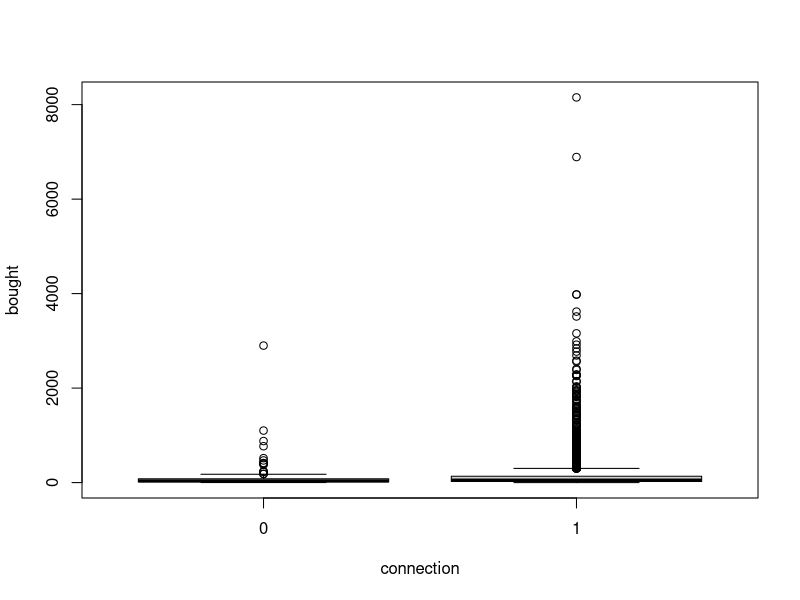
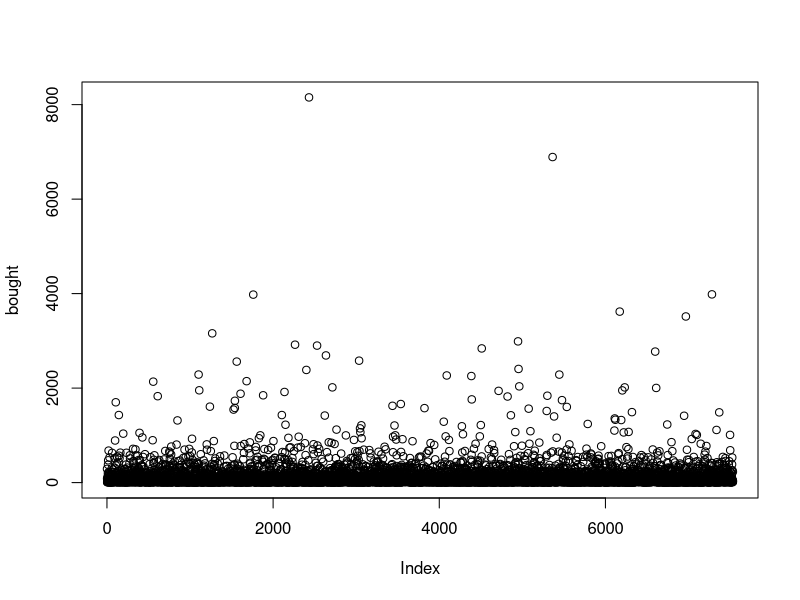
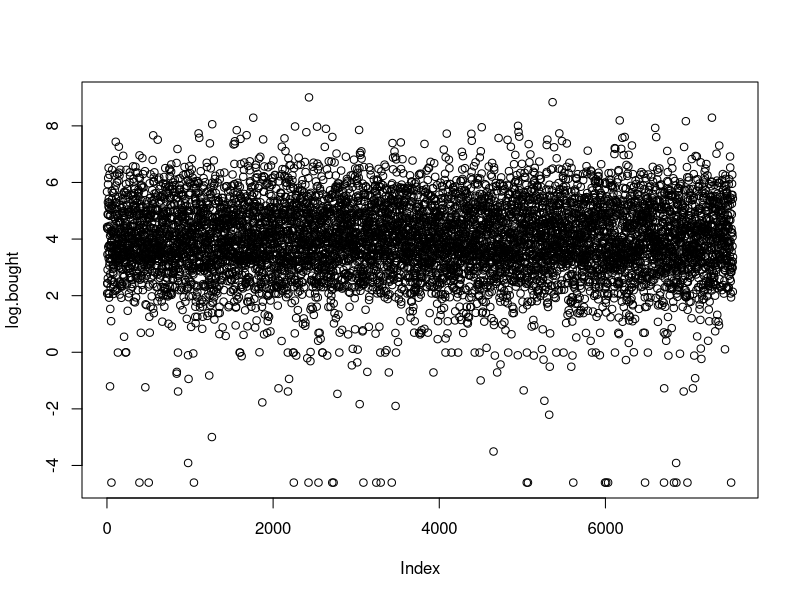
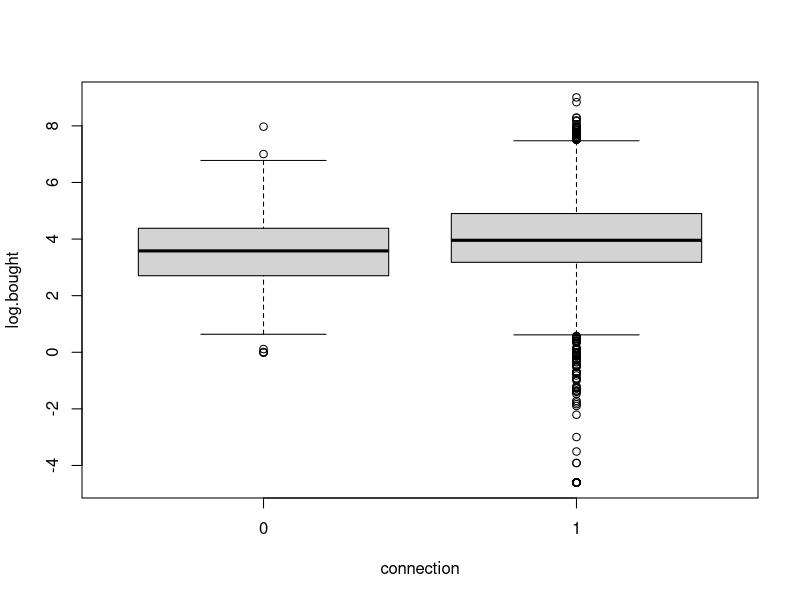
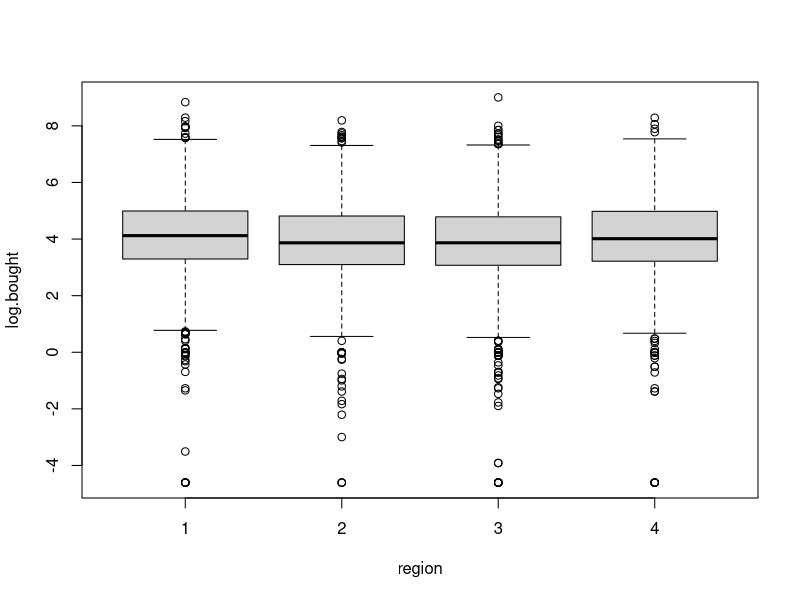
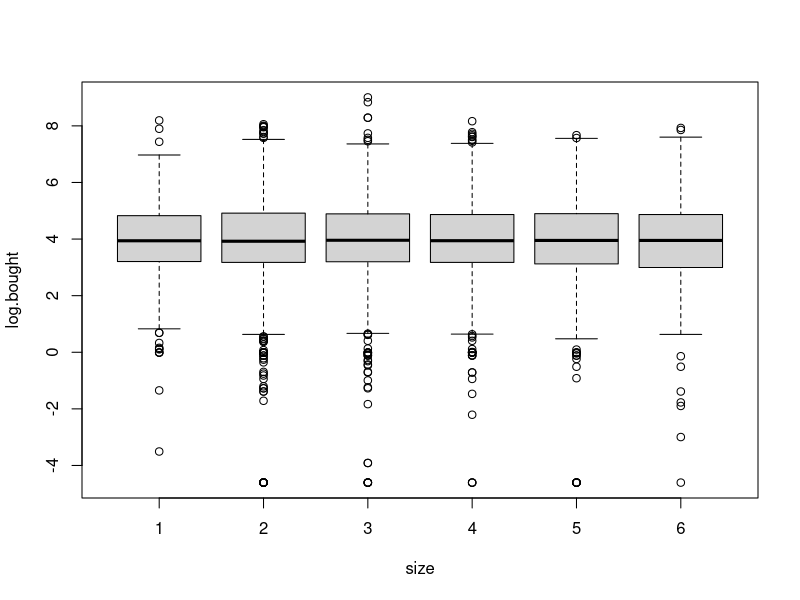
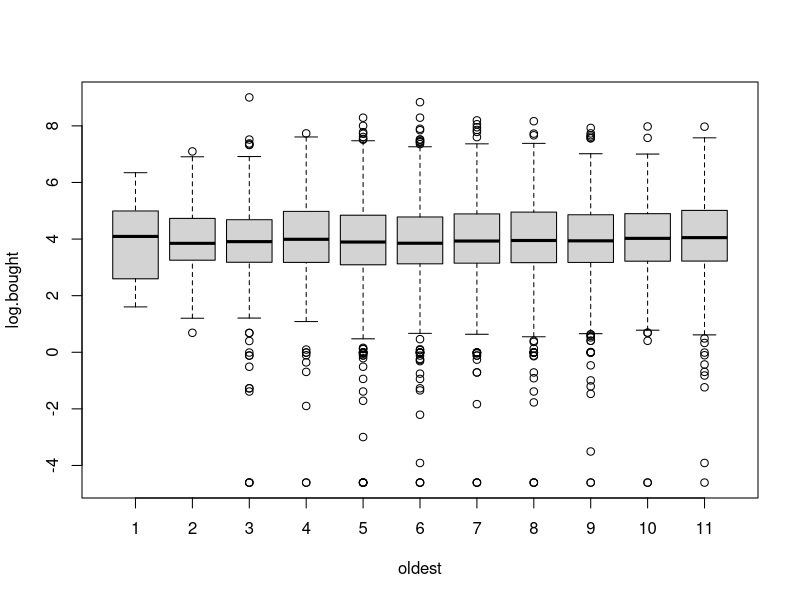
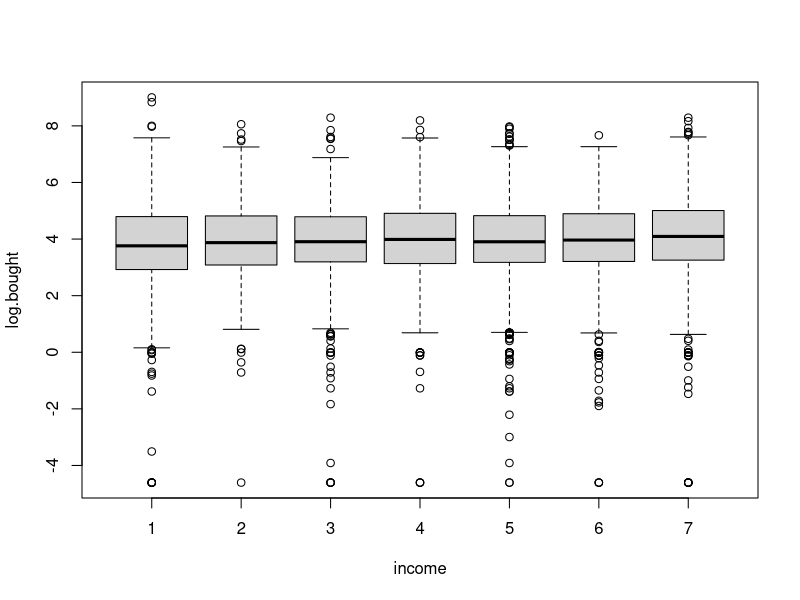

Write R code to recreate these figures, in order.
########################################################################
########################################################################
########################################################################
# AMAZON

amazon <- read.csv('amazon.csv')
attach(amazon)
head(amazon)

boxplot(bought ~ connection) # Looks ugly
plot(bought) # Looks ugly
log.bought <- log(bought)
plot(log.bought) # Looks a little more reasonable (note: we can have negative values because this is LOG, not raw number, of bought items)
boxplot(log.bought ~ connection) # see very small uplift in purchases if customer has DSL. However, many more outliers on that as well.

# Let's look for other factors that impact purchasing behavior
# TODO: Don't just eyeball this shit. Find statistical relevance as well
boxplot(log.bought ~ region) # no real difference
boxplot(log.bought ~ size) # no real difference
boxplot(log.bought ~ oldest) # hard to say, visually no difference
boxplot(log.bought ~ income) # doesn't appear to be MUCH difference. But likely is...
boxplot(log.bought ~ children) # no apparent difference
boxplot(log.bought ~ race) # slight difference across races (many outliers in race == 1)
boxplot(log.bought ~ hispanic) # sliiiight difference if hispanic 
# TODO: What other methods of teasing out statistical relevance can you use?

# Build a model to see what's what
am.reg <- lm(log.bought ~ region + size + oldest + income + children + race + hispanic)
summary(am.reg)
# TODO: include interaction variables (if they make sense)

# From the looks of it, only a handful of variables have statistical relevance here (discounting interaction variables)
# region
# income
# race

# Build a model using only these variables:
am.reg.2 <- lm(log.bought ~ region + income + race)
summary(am.reg.2)
# Extremely low R.squared (0.5%), which makes me think there's multicollinearity at play.

# Build a model holding all these variables constant and only varying connection

# FINAL POINT:
# This introduces selection bias. We do not know the impact of internet access on amazon purchasing behavior for families that already buy from amazon. It is entirely likely that new trends about purchasing behavior (or more correctly: the decision not to purchase off amazon.com) can be elucidated by looking at the dataset of people who have never made a purchase from amazon.com
